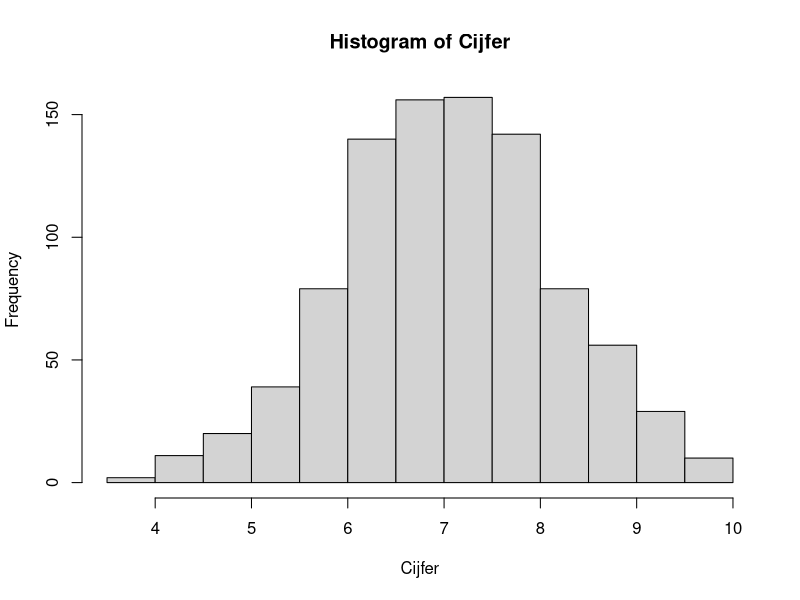
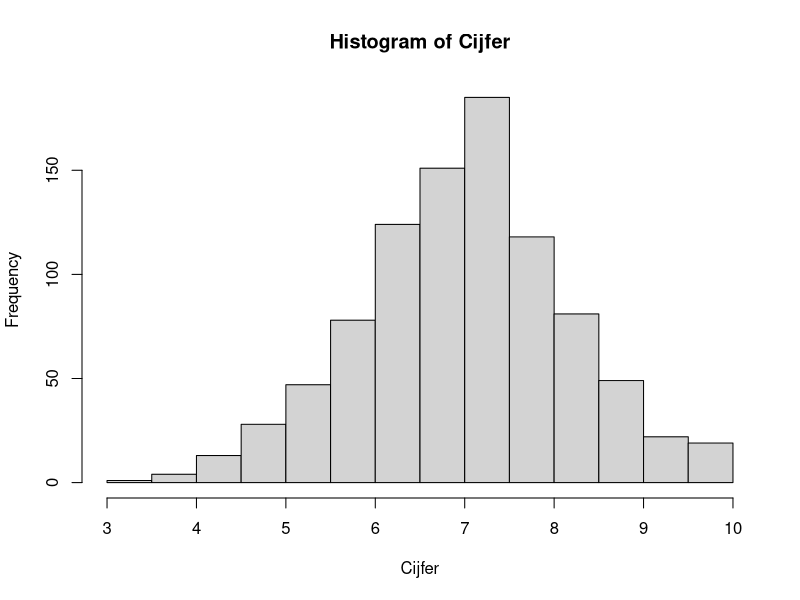

Source code (R) for these figures, in order: (Note: this script raises an error after producing the figures.)
## +++++++++++++++++++++++++++++++++++++++++++++++++++++++++++++++++++++++++++++
## 32.R  ####
## +++++++++++++++++++++++++++++++++++++++++++++++++++++++++++++++++++++++++++++
## R code voor Student Analytics Vrije Universiteit Amsterdam
## Copyright 2020 VU
## Web Page: http://www.vu.nl
## Contact: Theo Bakker (t.c.bakker@vu.nl)
## Verspreiding buiten de VU: Ja
##
## Doel: Doel
##
## Afhankelijkheden: Afhankelijkheid
##
## Datasets: Datasets
##
## Opmerkingen:
## 1) Geen.
## 2) ___
##
## ++++++++++++++++++++++++++++++++++++++++++++++++++++++++++++++++++++++++++++
## TODO:
## 1) ___.
##
## ++++++++++++++++++++++++++++++++++++++++++++++++++++++++++++++++++++++++++++
## Geschiedenis:
## 17-07-2020: EG: Aanmaak bestand
## ++++++++++++++++++++++++++++++++++++++++++++++++++++++++++++++++++++++++++++

## Toets: Mixed ANOVA

## Casus

# De masteropleiding Sustainable Change Management is een experiment gestart 
# waarbij studenten die niet direct toelaatbaar zijn voor de opleiding een 
# premasterprogramma van een half jaar kunnen volgen om alsnog toegelaten te 
# worden. Om dit experiment te evalueren wil het afdelingshoofd onderzoeken of 
# er verschillen zijn tussen de resultaten van premasterstudenten en direct 
# toelaatbare studenten. Daarom vraagt hij te onderzoeken of er verschillen 
# zijn tussen de toelaatbare en premasterstudenten voor de kernvakken 
# Sustainable Innovation, Organizational Change Management en Organizational 
# Psychology en de masterthesis. Op basis van deze analyse kan het 
# afdelingshoofd zien of het premasterprogramma goed aansluit bij het 
# masterprogramma en waar eventuele tekortkomingen zitten.

# seed
set.seed(12, 
         kind = "Mersenne-Twister", 
         normal.kind = "Inversion",
         sample.kind = "Rejection")

# Maak studentnummers
Studentnummer <- sample(4000000:4500000, 
                        230)
Studentnummer <- as.factor(Studentnummer)
Studentnummer <- rep(Studentnummer,
                     4)

# Cijfers Premaster Sustainable Innovation
Cijfers_P_SI <- rnorm(80,
                      7.0,
                      1)

# Cijfers Master Sustainable Innovation
Cijfers_M_SI <- rnorm(150,
                      6.3,
                      1)

# Cijfers Premaster Organizational Change Management
Cijfers_P_OC <- rnorm(80,
                      6.4,
                      1)

# Cijfers Master Organizational Change Management
Cijfers_M_OC <- rnorm(150,
                      7.2,
                      1)

# Cijfers Premaster Organizational Psychology
Cijfers_P_OP <- rnorm(80,
                      6.7,
                      1)

# Cijfers Master Organizational Psychology
Cijfers_M_OP <- rnorm(150,
                      7.6,
                      1)

# Cijfers Premaster Thesis
Cijfers_P_TH <- rnorm(80,
                      7.5,
                      1)

# Cijfers Master Thesis
Cijfers_M_TH <- rnorm(150,
                      7.5,
                      1)

# Bind alle cijfervariabelen aan elkaar
Cijfer <- c(Cijfers_P_SI,
            Cijfers_M_SI,
            Cijfers_P_OC,
            Cijfers_M_OC,
            Cijfers_P_OP,
            Cijfers_M_OP,
            Cijfers_P_TH,
            Cijfers_M_TH
            )

Cijfer[Cijfer > 10] <- 10
hist(Cijfer)

# Maak een variabele die aangeeft of het een theorie of praktijk vak is
Premaster <- rep(c(rep("Premaster",
                      80),
                  rep("Geen premaster",
                      150)),
                4)

# Maak een variabele die de onderwijsperiode aangeeft
Vak <- c(rep("Sustainable Innovation",
             230),
         rep("Organizational Change Management",
             230),
         rep("Organizational Psychology",
             230),
         rep("Thesis",
             230))


# Bind alles in een dataset
Resultaten_SCM <- cbind.data.frame(Studentnummer,
                                   Premaster,
                                   Vak,
                                   Cijfer)

#library(ez)

#ezANOVA(Resultaten_SCM, 
#        dv = Cijfer, 
#        wid = Studentnummer,
#        within = Vak,
#        between = Premaster,
#       detailed = TRUE)



#library(schoRsch)
#anova_out(bb)

rm(Cijfer,
   Vak,
   Premaster,
   Studentnummer,
   Cijfers_M_OC,
   Cijfers_P_OC,
   Cijfers_M_SI,
   Cijfers_P_SI,
   Cijfers_M_OP,
   Cijfers_P_OP,
   Cijfers_M_TH,
   Cijfers_P_TH)

################################################################################

# geen interactie-effect
# Maak studentnummers
Studentnummer <- sample(4000000:4500000, 
                        230)
Studentnummer <- as.factor(Studentnummer)
Studentnummer <- rep(Studentnummer,
                     4)

# Cijfers Premaster Sustainable Innovation
Cijfers_P_SI <- rnorm(80,
                      6.0,
                      1)

# Cijfers Master Sustainable Innovation
Cijfers_M_SI <- rnorm(150,
                      6.5,
                      1)

# Cijfers Premaster Organizational Change Management
Cijfers_P_OC <- rnorm(80,
                      6.4,
                      1)

# Cijfers Master Organizational Change Management
Cijfers_M_OC <- rnorm(150,
                      6.9,
                      1)

# Cijfers Premaster Organizational Psychology
Cijfers_P_OP <- rnorm(80,
                      6.7,
                      1)

# Cijfers Master Organizational Psychology
Cijfers_M_OP <- rnorm(150,
                      7.2,
                      1)

# Cijfers Premaster Thesis
Cijfers_P_TH <- rnorm(80,
                      7.5,
                      1)

# Cijfers Master Thesis
Cijfers_M_TH <- rnorm(150,
                      8.0,
                      1)

# Bind alle cijfervariabelen aan elkaar
Cijfer <- c(Cijfers_P_SI,
            Cijfers_M_SI,
            Cijfers_P_OC,
            Cijfers_M_OC,
            Cijfers_P_OP,
            Cijfers_M_OP,
            Cijfers_P_TH,
            Cijfers_M_TH
            )

Cijfer[Cijfer > 10] <- 10
hist(Cijfer)

# Maak een variabele die aangeeft of het een theorie of praktijk vak is
Premaster <- rep(c(rep("Premaster",
                      80),
                  rep("Geen premaster",
                      150)),
                4)

# Maak een variabele die de onderwijsperiode aangeeft
Vak <- c(rep("Sustainable Innovation",
             230),
         rep("Organizational Change Management",
             230),
         rep("Organizational Psychology",
             230),
         rep("Thesis",
             230))


# Bind alles in een dataset
Hoofdeffecten_Resultaten_SCM <- cbind.data.frame(Studentnummer,
                                   Premaster,
                                   Vak,
                                   Cijfer)

#library(ez)
#ezANOVA(Resultaten_SCM, 
#        dv = Cijfer, 
#        wid = Studentnummer,
#        within = Vak,
#        between = Premaster,
#       detailed = TRUE)

rm(Cijfer,
   Vak,
   Premaster,
   Studentnummer,
   Cijfers_M_OC,
   Cijfers_P_OC,
   Cijfers_M_SI,
   Cijfers_P_SI,
   Cijfers_M_OP,
   Cijfers_P_OP,
   Cijfers_M_TH,
   Cijfers_P_TH)

## Sla de datasets op
write.csv(Resultaten_SCM,
          file = "05. Datasets/32_Resultaten_SCM.csv")

write.csv(Hoofdeffecten_Resultaten_SCM,
          file = "05. Datasets/32_Hoofdeffecten_Resultaten_SCM.csv")


#vvv <- aov(Gemiddeld_cijfer ~ Geslacht + Vooropleiding + Geslacht:Vooropleiding,
#    data = Gemiddelde_cijfers_psychologie)
#mod <- "Gemiddeld_cijfer ~ Geslacht + Vooropleiding + Geslacht:Vooropleiding"

#summary(vvv)
#vvv$terms
#library(effects)
#allEffects(vvv)


#by(Gemiddelde_cijfers_psychologie$Gemiddeld_cijfer,
#   list(Gemiddelde_cijfers_psychologie$Geslacht,
#        Gemiddelde_cijfers_psychologie$Vooropleiding),
#   summary)


#install.packages("summarytools")
#library(summarytools)

#with(Gemiddelde_cijfers_psychologie, stby(data = Gemiddeld_cijfer,
#   list(Geslacht,
#        Vooropleiding),
#   descr,
#   stats = c("mean","sd","med","n.valid")))